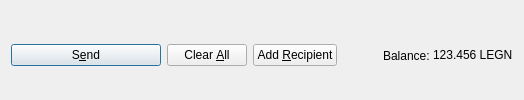
         <widget class="QFrame" name="frame_Send">
          <layout class="QHBoxLayout" name="horizontalLayout">
           <property name="bottomMargin">
            <number>0</number>
           </property>
           <item>
            <widget class="QPushButton" name="sendButton">
             <property name="minimumSize">
              <size>
               <width>150</width>
               <height>0</height>
              </size>
             </property>
             <property name="toolTip">
              <string>Confirm the send action</string>
             </property>
             <property name="text">
              <string>S&amp;end</string>
             </property>
             <property name="icon">
              <iconset resource="../legion.qrc">
               <normaloff>:/icons/send</normaloff>:/icons/send</iconset>
             </property>
             <property name="autoDefault">
              <bool>false</bool>
             </property>
             <property name="default">
              <bool>true</bool>
             </property>
            </widget>
           </item>
           <item>
            <widget class="QPushButton" name="clearButton">
             <property name="sizePolicy">
              <sizepolicy hsizetype="Minimum" vsizetype="Fixed">
               <horstretch>0</horstretch>
               <verstretch>0</verstretch>
              </sizepolicy>
             </property>
             <property name="toolTip">
              <string>Clear all fields of the form.</string>
             </property>
             <property name="text">
              <string>Clear &amp;All</string>
             </property>
             <property name="icon">
              <iconset resource="../legion.qrc">
               <normaloff>:/icons/remove</normaloff>:/icons/remove</iconset>
             </property>
             <property name="autoDefault">
              <bool>false</bool>
             </property>
            </widget>
           </item>
           <item>
            <widget class="QPushButton" name="addButton">
             <property name="toolTip">
              <string>Send to multiple recipients at once</string>
             </property>
             <property name="text">
              <string>Add &amp;Recipient</string>
             </property>
             <property name="icon">
              <iconset resource="../legion.qrc">
               <normaloff>:/icons/add</normaloff>:/icons/add</iconset>
             </property>
             <property name="autoDefault">
              <bool>false</bool>
             </property>
            </widget>
           </item>
           <item>
            <spacer name="horizontalSpacer">
             <property name="orientation">
              <enum>Qt::Horizontal</enum>
             </property>
             <property name="sizeHint" stdset="0">
              <size>
               <width>40</width>
               <height>20</height>
              </size>
             </property>
            </spacer>
           </item>
           <item>
            <layout class="QHBoxLayout" name="horizontalLayout_2">
             <property name="spacing">
              <number>3</number>
             </property>
             <item>
              <widget class="QLabel" name="label">
               <property name="text">
                <string>Balance:</string>
               </property>
              </widget>
             </item>
             <item>
              <widget class="QLabel" name="labelBalance">
               <property name="sizePolicy">
                <sizepolicy hsizetype="Preferred" vsizetype="Fixed">
                 <horstretch>0</horstretch>
                 <verstretch>0</verstretch>
                </sizepolicy>
               </property>
               <property name="cursor">
                <cursorShape>IBeamCursor</cursorShape>
               </property>
               <property name="text">
                <string notr="true">123.456 LEGN</string>
               </property>
               <property name="textInteractionFlags">
                <set>Qt::LinksAccessibleByMouse|Qt::TextSelectableByKeyboard|Qt::TextSelectableByMouse</set>
               </property>
              </widget>
             </item>
            </layout>
           </item>
          </layout>
         </widget>
